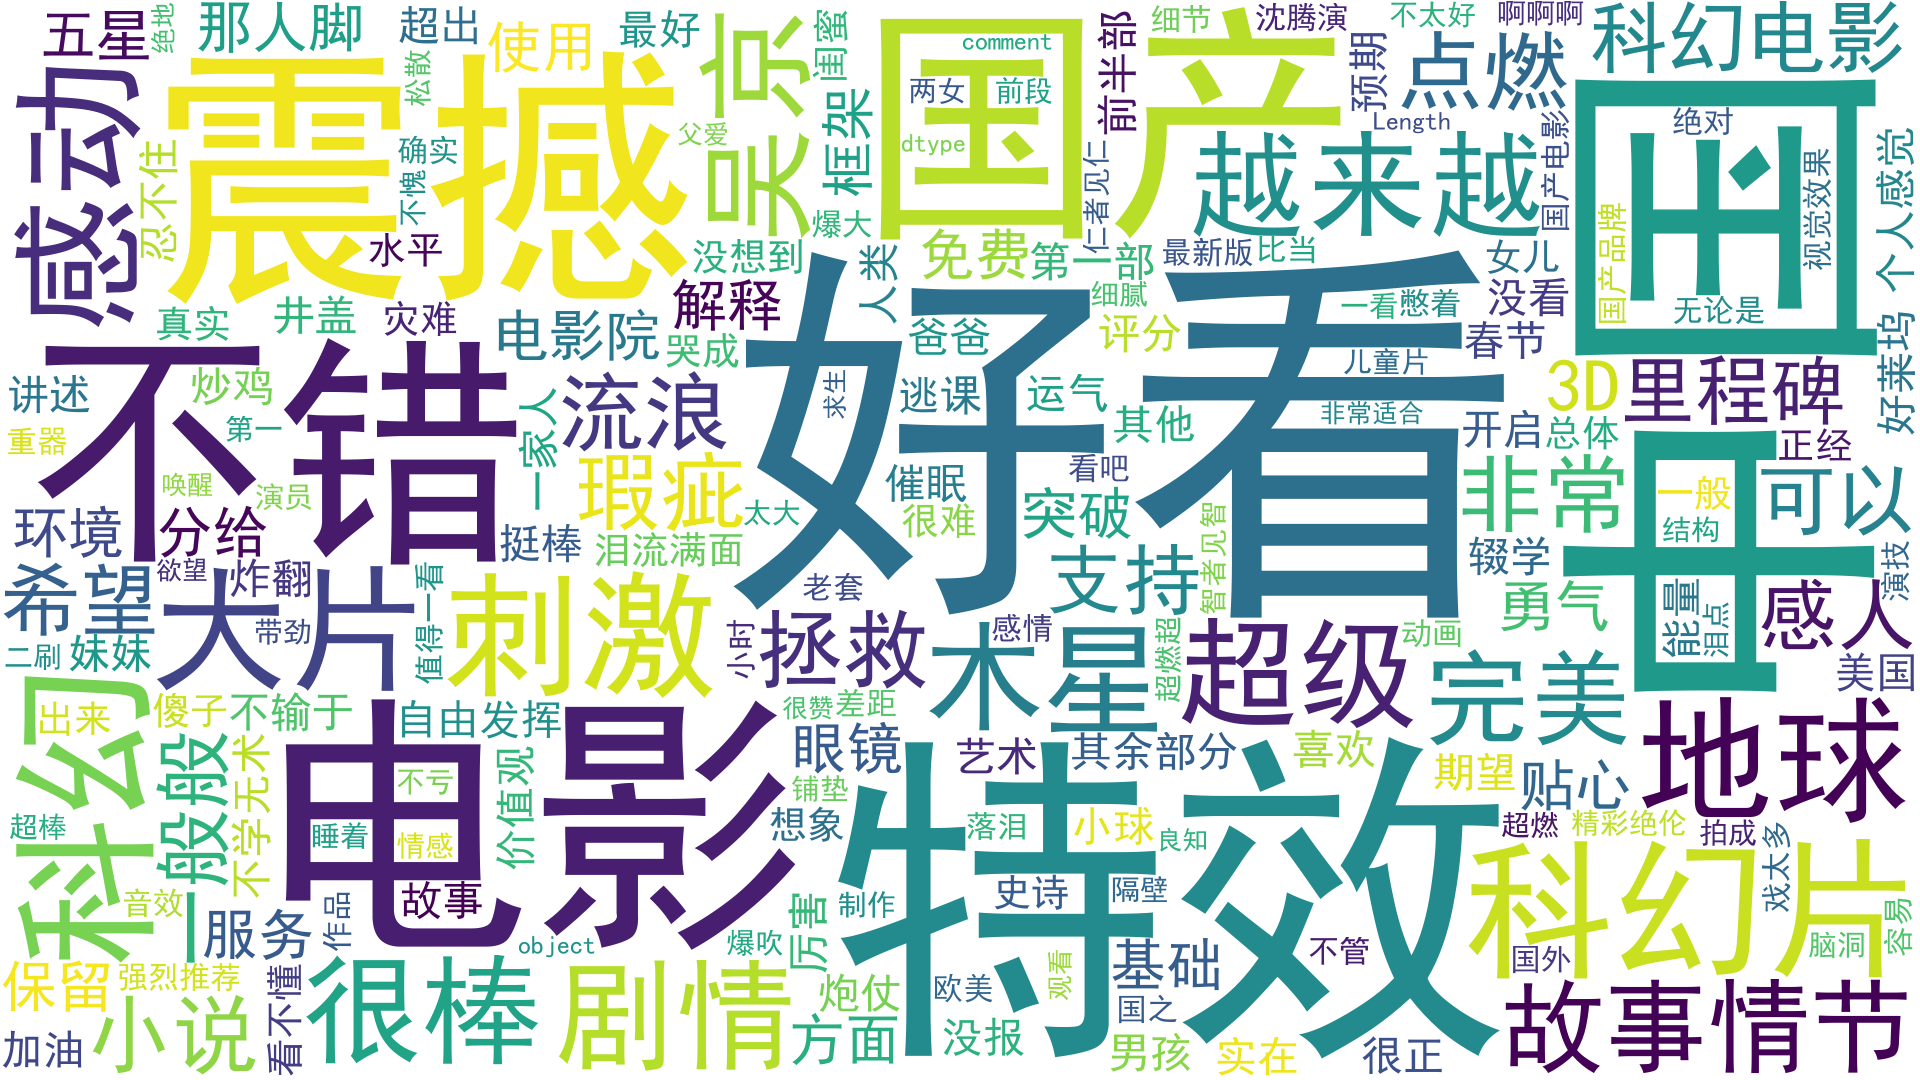

Write Python code to recreate this figure.
from wordcloud import WordCloud,STOPWORDS
import pandas as pd 
from PIL import Image
import numpy as np
import jieba
import io, pymysql
from os import path
from PIL import Image
import numpy as np
import matplotlib.pyplot as plt
import copy

if __name__ == '__main__':
	conn = pymysql.connect("localhost","root","mym@1249690440","maoyan",3306)
	data = pd.read_sql("select * from moviecomment", conn)
	comment = jieba.cut(str(data["comment"]),cut_all=False) # 对data["content"]内容进行分词，不采用全模式 
	wl_space_split = " ".join(comment) # 连接字符串数组（以""内指定的字符连接）
	stop_words = [line.strip() for line in io.open(r'D:\python_code\sample\朴素贝叶斯\text_classification\stop\stopword.txt', errors='ignore').readlines()]
	stop_words.append(u"还是")
	stop_words.append(u"差点")
	stop_words.append(u"只能")
	stop_words.append(u"真的")
	stop_words.append(u"这样")
	stop_words.append(u"感觉")
	stop_words.append(u"有些")
	stop_words.append(u"不是")
	stop_words.append(u"没有")
	stop_words.append(u"完全")
	stop_words.append(u"看到")
	stop_words.append(u"来点")
	stop_words.append(u"就是")
	stop_words.append(u"或许")
	stop_words.append(u"东西")
	stop_words.append(u"这次")
	stop_words.append(u"如此")
	stop_words.append(u"来看")
	stop_words.append(u"但是")
	stop_words.append(u"如何")
	stop_words.append(u"那么")
	stop_words.append(u"已经")
	stop_words.append(u"其余")
	stop_words.append(u"部分")
	stop_words.append(u"一个")
	stop_words.append(u"这么")
	stop_words.append(u"已经")
	stop_words.append(u"两个")
	stop_words.append(u"只有")
	stop_words.append(u"虽然")
	stop_words.append(u"我们")
	stop_words.append(u"现在")
	stop_words.append(u"除了")
	stop_words.append(u"接着")
	stop_words.append(u"很多")
	stop_words.append(u"至少")
	stop_words.append(u"从头")
	stop_words.append(u"为了")
	stop_words.append(u"一堆")
	stop_words.append(u"从来")
	stop_words.append(u"一样")
	stop_words.append(u"旁边")
	stop_words.append(u"有点")
	stop_words.append(u"什么")
	stop_words.append(u"之后")
	stop_words.append(u"本来")
	stop_words.append(u"后面")
	stop_words.append(u"觉得")

	wc = WordCloud(width=1920,height=1080,background_color='white', # 背景色
	font_path="C:\Windows\Fonts\simhei.ttf", # 字体路径，英文不用设置路径，中文需要，否则无法正确显示图形,必须选择支持中文的字体
    stopwords=stop_words,max_font_size=400,random_state=50)
	wc.generate_from_text(wl_space_split) # 显示图像
	plt.imshow(wc) # 用plt显示图片
	plt.axis("off") # 不显示坐标轴
	wc.to_file(r'D:\python_code\sample\猫眼\word_cloud.png') # 保存图片
	conn.commit()
	conn.close()
